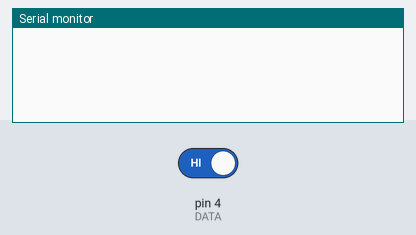
Recording of a sketch running on a simulated Arduino Uno, built with avr-gcc and run on an emulated ATmega328P. Parts: the last lines printed to the serial monitor. The test bench sets the inputs (shaded band); at power-on: pin 4 (DATA) HIGH.

Above: at 1.2 s.
1.3 s: pin 4 (DATA) driven LOW
At 2.2 s:
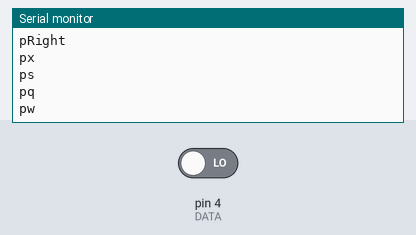
2.8 s: pin 4 (DATA) driven HIGH
At 3.6 s:
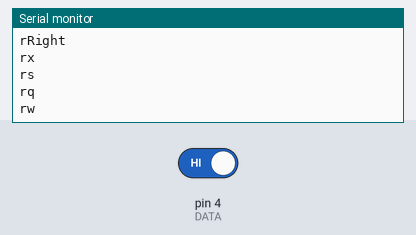

Measured:
- after the input at 1.3 s, the serial monitor: prints a new line at once (image 1)
- after the input at 2.8 s, the serial monitor: prints a new line at once (image 2)

The sketch:

nes.ino
```cpp
// Simple NeoPixel test.  Lights just a few pixels at a time so a
// 1m strip can safely be powered from Arduino 5V pin.  Arduino
// may nonetheless hiccup when LEDs are first connected and not
// accept code.  So upload code first, unplug USB, connect pixels
// to GND FIRST, then +5V and digital pin 6, then re-plug USB.
// A working strip will show a few pixels moving down the line,
// cycling between red, green and blue.  If you get no response,
// might be connected to wrong end of strip (the end wires, if
// any, are no indication -- look instead for the data direction
// arrows printed on the strip).

#define LATCH 3
#define CLOCK 2
#define DATA 4
#define N_LEDS 30
const int MAX_MESSAGE_LENGTH = 64;

void setup() {
  pinMode(DATA, INPUT);
  pinMode(CLOCK, OUTPUT);
  pinMode(LATCH, OUTPUT);
  Serial.begin(9600);
}

void loop() {
  readButtons();
}

bool B = false;
bool Y = false;
bool Select = false;
bool Start = false;
bool Up = false;
bool Down = false;
bool Left = false;
bool Right = false;
bool A = false;
bool X = false;
bool L = false;
bool R = false;

bool state[12];
bool prevState[12];
char* values[12] = {
  "z",
  "a",
  "Shift_R", // right shift
  "Enter", // return
  "Up", // UP
  "Down", // Down
  "Left", // Left
  "Right", // Right
  "x",
  "s",
  "q",
  "w"
};


void readButtons() {
  digitalWrite(LATCH, HIGH);
  digitalWrite(LATCH, LOW);

  for(int i = 0; i < 12; i++) {
    state[i] = readData();
    if(state[i] != prevState[i]) {
      if(state[i]) {
        Serial.print("p");
        Serial.println(values[i]);
      } else {

        Serial.print("r");
        Serial.println(values[i]);
      }
    }
    PulseClock();
  }


  for(int i = 0; i < 12; i++) {
    prevState[i] = state[i];
  }
  digitalWrite(LED_BUILTIN, state[0] ? HIGH : LOW);
  delay(15);
}

bool readData() {
  return digitalRead(DATA) == LOW;
}

void PulseClock() {

  digitalWrite(CLOCK, HIGH);
  digitalWrite(CLOCK, LOW);
}
```
